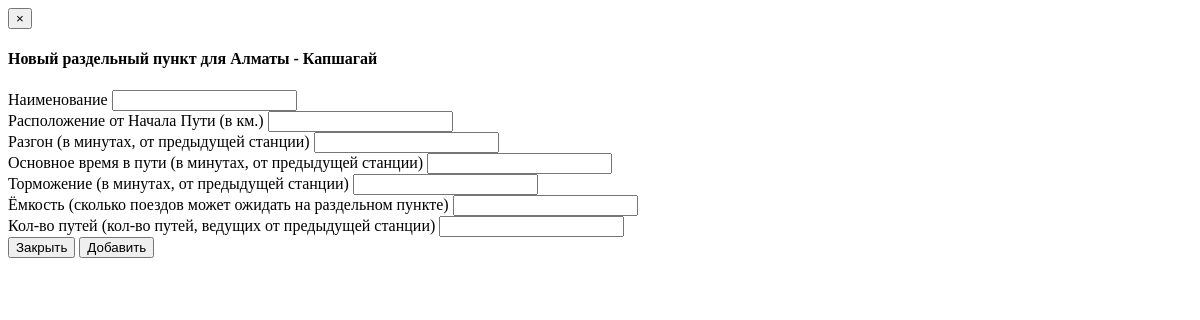
The page /track/2/new_switch on the database as committed earlier.
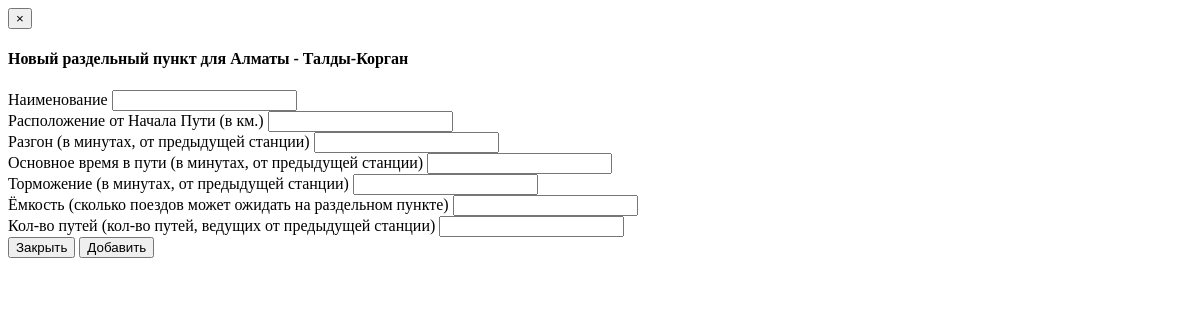
The same page on the database as committed later.
### tutu/models.py (models this page shows, shortened)
class Track(models.Model):
    name = models.TextField(default="Старт-Финиш")
    start_name = models.TextField(default="Старт")
    simulation_in_progress = models.BooleanField(default=False)
    simulation_progress = models.IntegerField(default=0)
    simulation_filename = models.TextField(max_length=1000, blank=True, null=True)
    simulation_date_time = models.DateTimeField(null=True, blank=True)

### tutu/views.py (the view, shortened to what this page needs)
# urls.py: url(r'^track/(?P<track_id>[0-9]*)/new_switch$', views.new_switch, name="new_switch"),
def new_switch(request, track_id):
    try:
        track = Track.objects.get(pk=int(track_id))
    except:
        return render(request, "error.html")
    context = {"track": track}
    return render(request, 'new_switch.html', context=context)

### tutu/views_sim.py (called while the page is built)
    def process_request(self, req):
        attr = '_dont_enforce_csrf_checks'
        if not getattr(req, attr, False):
            setattr(req, attr, True)

### templates/new_switch.html (shortened to what this page needs)
<!DOCTYPE html>
<html lang="en">
<div>
    <form class="form-labels-on-top" action="{% url "new_switch" track.id %}" method="post">
        <div class="modal-header">
            <button type="button" class="close" data-dismiss="modal" aria-hidden="true">&times;</button>
            <h4 class="modal-title">Новый раздельный пункт для {{ track.name }}</h4>
        </div>
        <div class="modal-body">
            <div class="form-row">
                <label>
                    <span>Наименование</span>
                    <input type="text" name="switch_name">
                </label>
            </div>
            <div class="form-row">
                <label>
                    <span>Расположение от Начала Пути (в км.)</span>
                    <input type="number" step="0.01" name="switch_position">
                </label>
            </div>
            <div class="form-row">
                <label>
                    <span>Разгон (в минутах, от предыдущей станции)</span>
                    <input type="number" name="switch_acc">
                </label>
            </div>
            <div class="form-row">
                <label>
                    <span>Основное время в пути (в минутах, от предыдущей станции)</span>
                    <input type="number" name="switch_main">
                </label>
            </div>
            <div class="form-row">
                <label>
                    <span>Торможение (в минутах, от предыдущей станции)</span>
                    <input type="number" name="switch_brk">
                </label>
            </div>
            <div class="form-row">
                <label>
                    <span>Ёмкость (сколько поездов может ожидать на раздельном пункте)</span>
                    <input type="number" name="switch_trains_fit">
                </label>
            </div>
            <div class="form-row">
                <label>
                    <span>Кол-во путей (кол-во путей, ведущих от предыдущей станции)</span>
                    <input type="number" name="switch_number_of_tracks">
                </label>
            </div>
        </div>
        <div class="modal-footer">
            <button type="button" class="btn btn-default" data-dismiss="modal">Закрыть</button>
            <button type="submit" class="btn btn-primary">Добавить</button>
        </div>
    </form>
</div>
</html>

Rows that differ between the two databases and show on the page:
changed Track: name "Алматы - Капшагай" → "Алматы - Талды-Корган"
